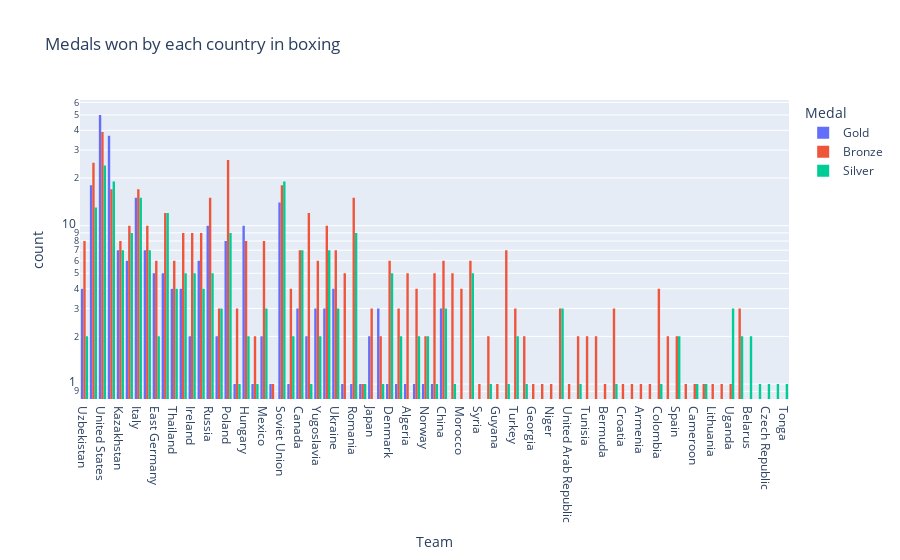

Notebook source saved alongside this figure:
### Code cell
# plot all medals won by each country
fig = px.histogram(
    df_boxing,
    x="Team",
    log_y=True,
    barmode="group",
    color="Medal",
    title="Medals won by each country in boxing",
)
fig.show()

# as we notice that including all the countries in the plot makes it hard to read

### Figure 1 — Plotly figure (JSON) as saved in the notebook; plotly's stock layout.template omitted (floating-point values rounded to 4 significant figures; data arrays with more than 128 entries replaced by an {"elided": "..."} marker saying what was removed)
{"data": [{"alignmentgroup": "True", "bingroup": "x", "hovertemplate": "Medal=Gold<br>Team=%{x}<br>count=%{y}<extra></extra>", "legendgroup": "Gold", "marker": {"color": "#636efa", "pattern": {"shape": ""}}, "name": "Gold", "offsetgroup": "Gold", "orientation": "v", "showlegend": true, "type": "histogram", "x": {"elided": "252 str values"}, "xaxis": "x", "yaxis": "y"}, {"alignmentgroup": "True", "bingroup": "x", "hovertemplate": "Medal=Bronze<br>Team=%{x}<br>count=%{y}<extra></extra>", "legendgroup": "Bronze", "marker": {"color": "#EF553B", "pattern": {"shape": ""}}, "name": "Bronze", "offsetgroup": "Bronze", "orientation": "v", "showlegend": true, "type": "histogram", "x": {"elided": "441 str values"}, "xaxis": "x", "yaxis": "y"}, {"alignmentgroup": "True", "bingroup": "x", "hovertemplate": "Medal=Silver<br>Team=%{x}<br>count=%{y}<extra></extra>", "legendgroup": "Silver", "marker": {"color": "#00cc96", "pattern": {"shape": ""}}, "name": "Silver", "offsetgroup": "Silver", "orientation": "v", "showlegend": true, "type": "histogram", "x": {"elided": "251 str values"}, "xaxis": "x", "yaxis": "y"}], "layout": {"barmode": "group", "legend": {"title": {"text": "Medal"}, "tracegroupgap": 0}, "title": {"text": "Medals won by each country in boxing"}, "xaxis": {"anchor": "y", "domain": [0, 1], "title": {"text": "Team"}}, "yaxis": {"anchor": "x", "domain": [0, 1], "title": {"text": "count"}, "type": "log"}}}
